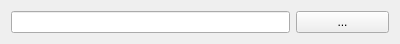
<?xml version="1.0" encoding="UTF-8"?>
<ui version="4.0">
 <class>QgsFileSelectWidget</class>
 <widget class="QWidget" name="QgsFileSelectWidget">
  <property name="geometry">
   <rect>
    <x>0</x>
    <y>0</y>
    <width>400</width>
    <height>41</height>
   </rect>
  </property>
  <property name="windowTitle">
   <string>Form</string>
  </property>
  <layout class="QGridLayout" name="gridLayout" columnstretch="3,1">
   <item row="0" column="0">
    <widget class="QLineEdit" name="mInputFileEdit"/>
   </item>
   <item row="0" column="1">
    <widget class="QPushButton" name="mSelectBtn">
     <property name="text">
      <string>...</string>
     </property>
    </widget>
   </item>
  </layout>
 </widget>
 <resources/>
 <connections/>
</ui>
